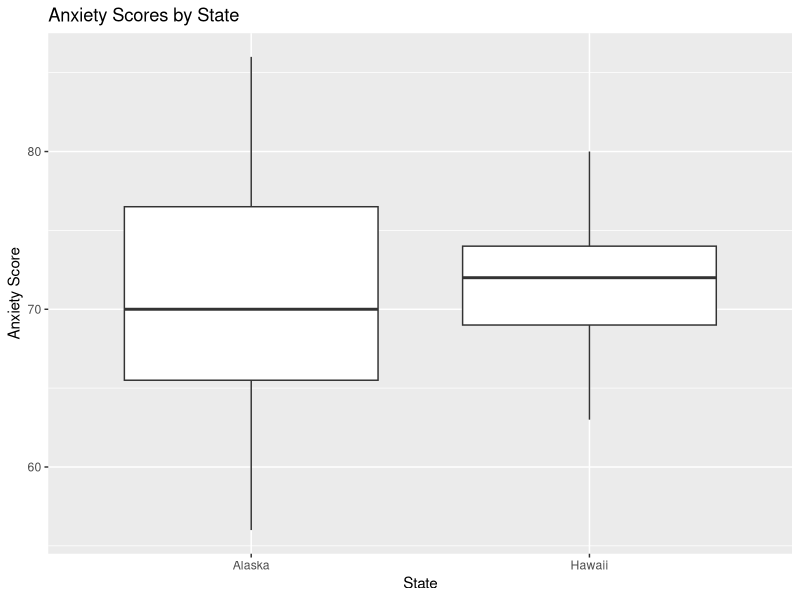
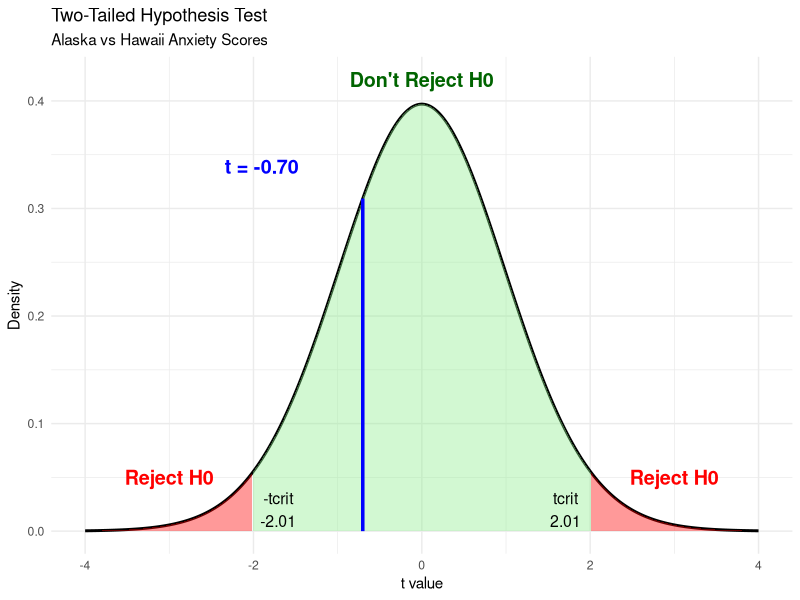
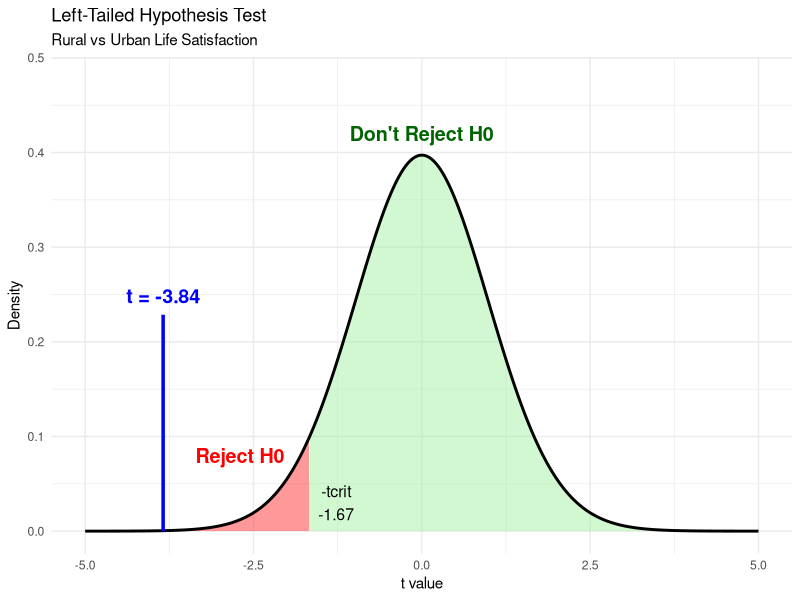
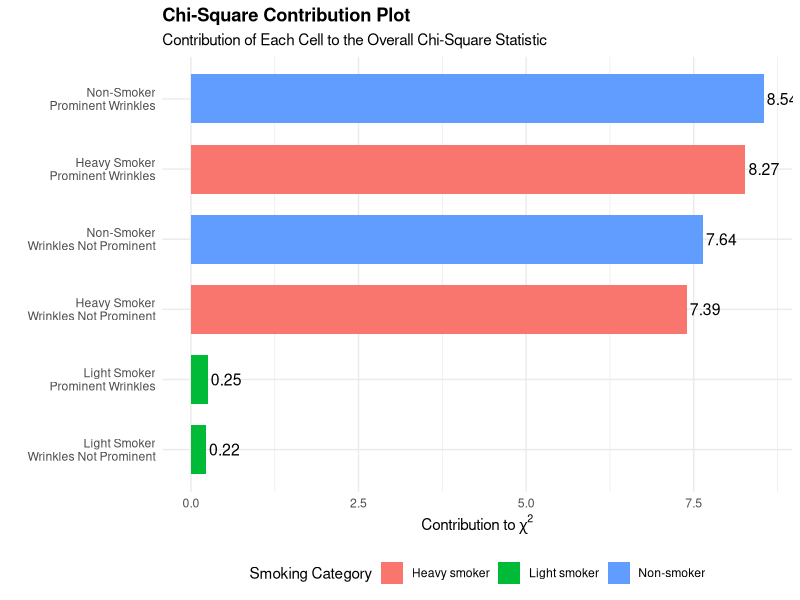

Write the R code that produced these figures, in order.
## ---- chunk 1
library(tidyverse)
## ---- chunk 2
alaska <- c(69,76,64,65,67,77,56,67,62,82,56,77,71,68,76,69,64,66,83,77,
            75,79,71,75,86,67,70,73,77,71,78,64,62,58,67)
hawaii <- c(64,76,74,74,73,71,75,63,67,77,74,67,69,70,64,72,72,72,74,76,
            67,69,80,73,68,77,71,73,69,68,71,71,73,75,71)
## ---- chunk 3
length(alaska)
length(hawaii)
## ---- chunk 4
anxiety_scores_df <- data.frame(
  anxiety_score = c(alaska, hawaii),
  state = c(rep("Alaska", length(alaska)),
            rep("Hawaii", length(hawaii)))
)
## ---- chunk 5
anxiety_scores_df |> str() 
## ---- chunk 6
anxiety_scores_df |>
  group_by(state) |>
  summarise(
    mean = round(mean(anxiety_score), 1),
    median = round(median(anxiety_score), 1),
    sd = round(sd(anxiety_score), 1)
  )
## ---- chunk 7
anxiety_scores_df |>
  ggplot(aes(x = state, y = anxiety_score)) +
  geom_boxplot() +
  labs(
    title = "Anxiety Scores by State",
    x = "State",
    y = "Anxiety Score"
  )
## ---- chunk 8
var.test(alaska, hawaii, alternative = "two.sided")
## ---- chunk 9
t.test(alaska, hawaii,
       alternative = "two.sided",
       var.equal = FALSE)
## ---- chunk 10
# Compute the pooled standard deviation and store the result in a variable.
sp_anxiety <- sqrt(
  (34*var(alaska) + 34*var(hawaii)) / (35+35-2)
)
round(sp_anxiety, 2)
## ---- chunk 11
effect_size <- abs(mean(alaska) - mean(hawaii)) / sp_anxiety
round(effect_size,2)
## ---- chunk 12
# Nivel de significancia
alpha <- 0.05

# Grados de libertad obtenidos del Welch t-test
dfree <- 57.317

# Punto crítico para una prueba unilateral a la izquierda
t_crit <- qt(alpha, df = dfree)

round(t_crit, 2)
## ---- chunk 13
library(ggplot2)

# Degrees of freedom from the Welch t-test
dfree <- 51.503

# Test statistic from the t-test
t_value <- -0.70165

# Critical value for alpha = 0.05 (two-tailed test)
t_crit <- qt(0.975, df = dfree)

# Height of the curve at the test statistic
t_height <- dt(t_value, df = dfree)

# Create data for the t distribution
x <- seq(-4, 4, length = 1000)

t_dist_df <- data.frame(
  x = x,
  y = dt(x, df = dfree)
)

ggplot(t_dist_df, aes(x = x, y = y)) +

  # t distribution curve
  geom_line(linewidth = 1, color = "black") +
  
  # Non-rejection region
  geom_area(
  data = subset(t_dist_df, x >= -t_crit & x <= t_crit),
  fill = "lightgreen",
  alpha = 0.4
  ) +

  # Left rejection region
  geom_area(
    data = subset(t_dist_df, x <= -t_crit),
    fill = "red",
    alpha = 0.4
  ) +

  # Right rejection region
  geom_area(
    data = subset(t_dist_df, x >= t_crit),
    fill = "red",
    alpha = 0.4
  ) +

  # Observed t-value
  annotate(
    "segment",
    x = t_value,
    xend = t_value,
    y = 0,
    yend = t_height,
    color = "blue",
    linewidth = 1.2
  ) +

  # Label for t statistic
  annotate(
  "text",
  x = t_value + -1.2,
  y = t_height + 0.03,
  label = "t = -0.70",
  color = "blue",
  fontface = "bold",
  size = 5
  ) +

  # Labels for rejection regions
  annotate(
    "text",
    x = -3,
    y = 0.05,
    label = "Reject H0",
    color = "red",
    fontface = "bold",
    size = 5
  ) +

  annotate(
    "text",
    x = 3,
    y = 0.05,
    label = "Reject H0",
    color = "red",
    fontface = "bold",
    size = 5
  ) +

  # Label for non-rejection region
  annotate(
    "text",
    x = 0,
    y = 0.42,
    label = "Don't Reject H0",
    color = "darkgreen",
    fontface = "bold",
    size = 5
  ) +

  # Critical values
  annotate(
    "text",
    x = -t_crit + 0.3,
    y = 0.02,
    label = paste0("-tcrit\n", round(-t_crit, 2)),
    size = 4
  ) +

  annotate(
    "text",
    x = t_crit - 0.3,
    y = 0.02,
    label = paste0("tcrit\n", round(t_crit, 2)),
    size = 4
  ) +

  labs(
    title = "Two-Tailed Hypothesis Test",
    subtitle = "Alaska vs Hawaii Anxiety Scores",
    x = "t value",
    y = "Density"
  ) +

  theme_minimal()

## ---- chunk 14
rural <- c(
  82, 60, 65, 69, 57, 65, 65, 47, 75, 71,
  59, 63, 70, 62, 63, 50, 71, 66, 68, 50,
  82, 67, 61, 85, 65, 50, 61, 42, 75, 61
)

urban <- c(
  68, 86, 58, 80, 54, 68, 63, 90, 93, 72,
  83, 73, 81, 67, 58, 57, 79, 97, 78, 70,
  94, 77, 76, 78, 74, 72, 61, 80, 74, 87
)
## ---- chunk 15
t.test(rural, urban,
       alternative = "less")
## ---- chunk 16
sp_life <- sqrt(
  (29 * var(rural) + 29 * var(urban)) /
  (30 + 30 - 2)
)
round(sp_life, 2)
## ---- chunk 17
mean_diff <- abs(mean(rural) - mean(urban))
round(mean_diff, 2)
## ---- chunk 18
round(sp_life / 2, 2)
## ---- chunk 19
library(ggplot2)

# Estadístico t y grados de libertad obtenidos del t.test()

t_value <- -3.8422
dfree <- 57.317

# Valor crítico para alpha = 0.05 (cola izquierda)
t_crit <- qt(0.05, df = dfree)

# Datos para la distribución t
x <- seq(-5, 5, length = 1000)

t_dist_df <- data.frame(
  x = x,
  y = dt(x, df = dfree)
)



ggplot(t_dist_df, aes(x, y)) +

  # Región de rechazo
  geom_area(
    data = subset(t_dist_df, x <= t_crit),
    fill = "red",
    alpha = 0.4
  ) +

  # Región de no rechazo
  geom_area(
    data = subset(t_dist_df, x > t_crit),
    fill = "lightgreen",
    alpha = 0.4
  ) +

  # Curva t
  geom_line(linewidth = 1, color = "black") +

  # Línea del estadístico observado
  annotate(
    "segment",
    x = t_value,
    xend = t_value,
    y = 0,
    yend = max(t_dist_df$y)/2 + 0.03,
    color = "blue",
    linewidth = 1.2
  ) +

  # Etiqueta del estadístico
  annotate(
    "text",
    x = t_value ,
    y = max(t_dist_df$y)/2 + 0.05,
    label = paste0("t = ", round(t_value, 2)),
    color = "blue",
    fontface = "bold",
    size = 5
  ) +

  # Etiqueta región de rechazo
  annotate(
    "text",
    x = -2.7,
    y = 0.08,
    label = "Reject H0",
    color = "red",
    fontface = "bold",
    size = 5
  ) +

  # Etiqueta región de no rechazo
  annotate(
    "text",
    x = 0,
    y = 0.42,
    label = "Don't Reject H0",
    color = "darkgreen",
    fontface = "bold",
    size = 5
  ) +

  # Etiqueta del valor crítico
  annotate(
    "text",
    x = t_crit + 0.4,
    y = 0.03,
    label = paste0("-tcrit\n", round(t_crit, 2)),
    size = 4
  ) +

  labs(
    title = "Left-Tailed Hypothesis Test",
    subtitle = "Rural vs Urban Life Satisfaction",
    x = "t value",
    y = "Density"
  ) +

  theme_minimal() +

  coord_cartesian(
    ylim = c(0, max(t_dist_df$y) + 0.08)
  )
## ---- chunk 20
# Nivel de significancia
alpha <- 0.05

# Grados de libertad obtenidos del Welch t-test
dfree <- 57.317

# Punto crítico para una prueba unilateral a la izquierda
t_crit <- qt(alpha, df = dfree)

round(t_crit, 2)
## ---- chunk 21
matrix_smoking_wrinkles <- matrix(
  c(95, 55,
    75, 75,
    66, 134),
  nrow = 3,
  byrow = TRUE,
  dimnames = list(
    c("Heavy smoker", "Light smoker", "Non-smoker"),
    c("Prominent Wrinkles", "Wrinkles not prominent")
  )
)

matrix_smoking_wrinkles
## ---- chunk 22
round(prop.table(matrix_smoking_wrinkles, margin = 1) * 100, 2)
## ---- chunk 23
chisq.test(matrix_smoking_wrinkles)
## ---- chunk 24
chisq.test(matrix_smoking_wrinkles)$expected
## ---- chunk 25
round(chisq.test(matrix_smoking_wrinkles)$residuals,2)
## ---- chunk 26
library(tidyverse)

# Chi-Square Test
test <- chisq.test(matrix_smoking_wrinkles)

# Contribution of each cell to χ²
contrib <- (test$observed - test$expected)^2 / test$expected

# Convert to data frame
contrib_df <- as.data.frame(as.table(contrib))

# Improve labels
contrib_df$Cell <- c(
  "Heavy Smoker\nProminent Wrinkles",
  "Light Smoker\nProminent Wrinkles",
  "Non-Smoker\nProminent Wrinkles",
  "Heavy Smoker\nWrinkles Not Prominent",
  "Light Smoker\nWrinkles Not Prominent",
  "Non-Smoker\nWrinkles Not Prominent"
)

# Plot
ggplot(contrib_df,
       aes(x = reorder(Cell, Freq),
           y = Freq,
           fill = Var1)) +

  geom_col(width = 0.7) +

  geom_text(
    aes(label = round(Freq, 2)),
    hjust = -0.1,
    size = 4
  ) +

  coord_flip() +

  labs(
    title = "Chi-Square Contribution Plot",
    subtitle = "Contribution of Each Cell to the Overall Chi-Square Statistic",
    x = "",
    y = expression("Contribution to " * chi^2),
    fill = "Smoking Category"
  ) +

  theme_minimal() +

  theme(
    plot.title = element_text(face = "bold"),
    legend.position = "bottom"
  )
